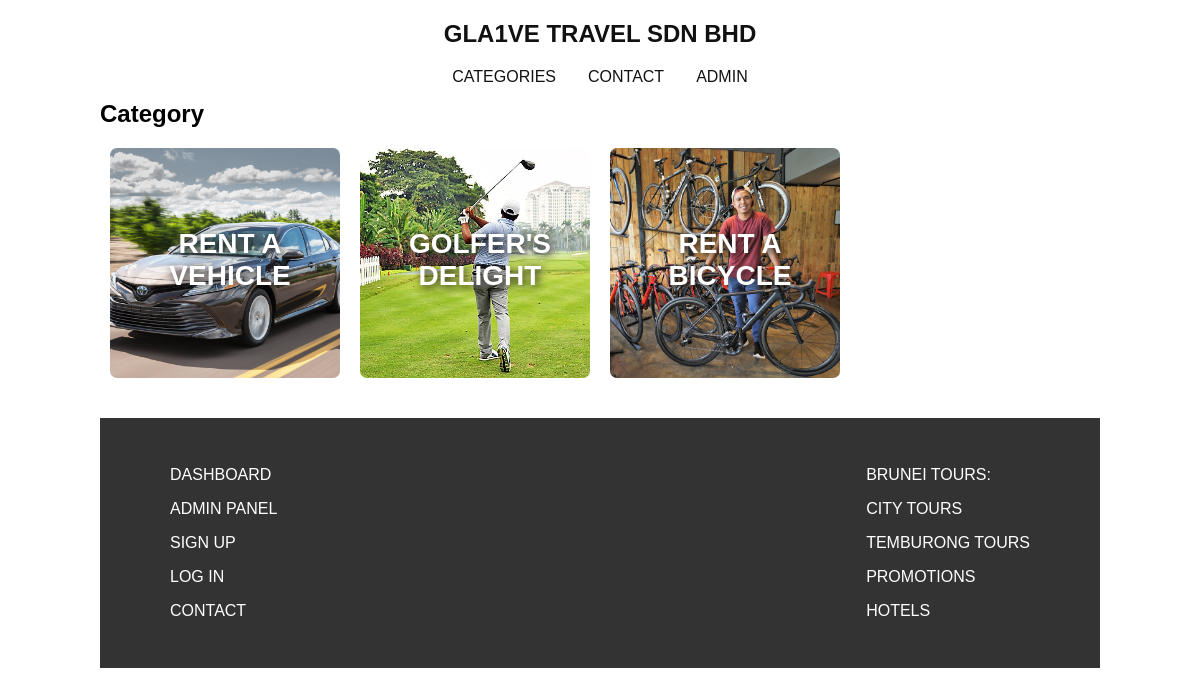
/promo.php, run on the app's committed database.
### tables this page shows
CREATE TABLE `package` (
  `packid` int(200) NOT NULL,
  `packagename` varchar(1000) NOT NULL,
  `category` int(200) NOT NULL,
  `priceAdult` int(200) NOT NULL,
  `priceChild` int(200) NOT NULL,
  `priceHotel` int(200) NOT NULL,
  `priceCar` int(11) NOT NULL,
  `detail` varchar(8000) NOT NULL,
  `image` varchar(200) NOT NULL
);

### promo.php (the view, shortened to what this page needs)
<?php
   require "header.php";
?>
      <main>
         <section class="cases-links">
            <div class="wrapper">
               <h2>Category</h2>
               <?php
               global $db;
               $query = "SELECT * FROM package WHERE packid=13";
               $result = mysqli_query($db, $query);
               $data = mysqli_fetch_array($result);
               echo "<a href='bookcar.php?pid=$data[0]'>"; ?>
                  <div id="car" class="index-boxlink-square">
                     <h3><?php echo $data[1]; ?></h3>
                  </div>
               </a>
               <?php
               global $db;
               $query = "SELECT * FROM package WHERE packid=14";
               $result = mysqli_query($db, $query);
               $data = mysqli_fetch_array($result);
               echo "<a href='book.php?pid=$data[0]'>"; ?>
                  <div id="golf" class="index-boxlink-square">
                     <h3><?php echo $data[1]; ?></h3>
                  </div>
               </a>
               <?php
               global $db;
               $query = "SELECT * FROM package WHERE packid=15";
               $result = mysqli_query($db, $query);
               $data = mysqli_fetch_array($result);
               echo "<a href='book.php?pid=$data[0]'>"; ?>
                  <div id="bike" class="index-boxlink-square">
                     <h3><?php echo $data[1]; ?></h3>
                  </div>
               </a>
            </div>
         </section>
      </main>
<?php
   require "footer.php";
?>

### style.css (style rules this page uses)
* { text-decoration: none; padding: 0; margin: 0; }
body { font-family: arial, "Times New Roman"; }
.section-admin-right h2, h3 { margin-bottom: 20px; text-align: center; }
.section-left h2, h3 { text-align: center; }
.section-right h2, h3 { margin-bottom: 20px; text-align: center; }
@media only screen and (min-width: 1000px) { .wrapper { width: 1000px; margin: 0 auto; padding-bottom: 20px; overflow: hidden; } }
@media only screen and (min-width: 1000px) { .index-boxlink-square { width: calc(25% - 20px) !important; transition: all 0.6s ease; background-size: cover; } }
@media only screen and (min-width: 1000px) { #car { background-image: url('gallery/car.jpg'); background-position: -50px 0; background-repeat: no-repeat; } }
@media only screen and (min-width: 1000px) { #golf { background-image: url('gallery/golf.jpg'); background-position: -30px 0; background-repeat: no-repeat; } }
@media only screen and (min-width: 1000px) { #bike { background-image: url('gallery/bike.png'); background-position: -110px 0; background-repeat: no-repeat; } }
@media only screen and (min-width: 1000px) { .index-boxlink-square h3 { padding-top: 70px; color: #fff !important;; text-align: center; text-shadow: 2px 2px 8px #111; } }
@media only screen and (min-width: 1000px) { .cases-links h3 { font-family: arial; font-size: 28px; font-weight: 600; color: #111; margin: 10px 0 0 10px; text-transform: uppercase; } }
@media only screen and (min-width: 1000px) { .cases-links .wrapper div { width: 230px; height: 230px; margin: 20px 10px 0px; background-color: #e3e3e3; float: left; border-radius: 7px; } }

### data on the page
package: packagename "RENT A VEHICLE"
package: packagename "GOLFER'S DELIGHT"
package: packagename "RENT A BICYCLE"
